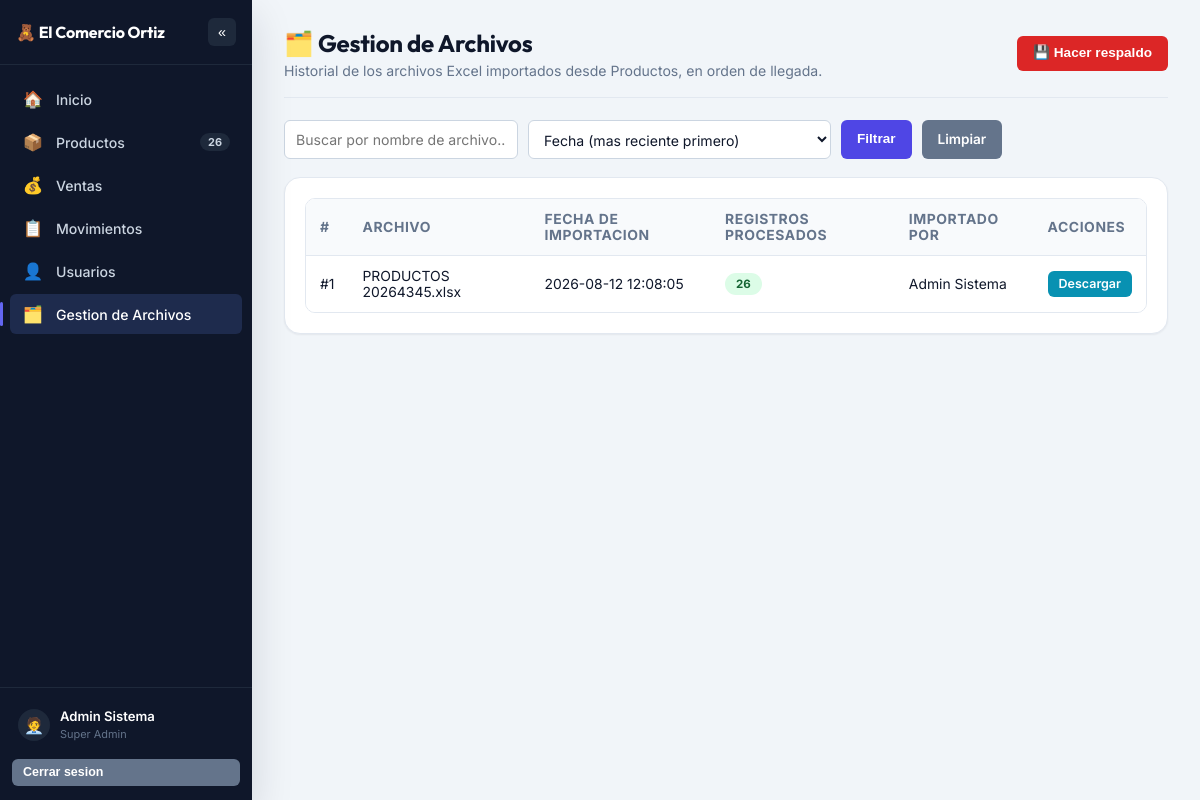
The app's page /archivos/ (signed in) with its own data.
### tables this page shows
CREATE TABLE archivos_importados (
    id_archivo INTEGER PRIMARY KEY AUTOINCREMENT,
    nombre_original TEXT NOT NULL,
    nombre_guardado TEXT NOT NULL,
    id_personal INTEGER REFERENCES personal(id_personal),
    registros_procesados INTEGER NOT NULL DEFAULT 0,
    fecha_importacion TEXT DEFAULT (datetime('now', 'localtime'))
);

### controllers/archivos_controller.py (the view)
@archivos_bp.route('/')
@roles_required(*ROLES_GESTION)
def index():
    busqueda = request.args.get('busqueda', '')
    orden = request.args.get('orden', '')
    archivos = archivos_model.get_all_archivos(busqueda=busqueda or None, orden=orden or None)
    return render_template(
        'archivos/archivos_view.html',
        archivos=archivos,
        busqueda=busqueda,
        orden_actual=orden or archivos_model.ORDEN_ARCHIVOS_DEFAULT,
    )

### models/archivos_model.py (called while the page is built)
def get_all_archivos(busqueda=None, orden=None):
    db = get_db()
    query = """
        SELECT a.*, per.nombres || ' ' || per.apellido_paterno AS personal_nombre
        FROM archivos_importados a
        LEFT JOIN personal per ON per.id_personal = a.id_personal
        WHERE 1 = 1
    """
    params = []
    if busqueda:
        query += " AND a.nombre_original LIKE ?"
        params.append(f"%{busqueda}%")
    orden_sql = resolver_orden_sql(orden, ORDENES_ARCHIVOS, ORDEN_ARCHIVOS_DEFAULT)
    query += f" ORDER BY {orden_sql}"
    return db.execute(query, params).fetchall()

### models/database.py (called while the page is built)
def get_db():
    if 'db' not in g:
        g.db = sqlite3.connect(current_app.config['DATABASE'])
        g.db.row_factory = sqlite3.Row
        g.db.execute('PRAGMA foreign_keys = ON')
    return g.db

### models/productos_model.py (called while the page is built)
def contar_productos():
    db = get_db()
    return db.execute("SELECT COUNT(*) AS c FROM productos").fetchone()['c']

def contar_faltantes():
    db = get_db()
    return db.execute("SELECT COUNT(*) AS c FROM productos WHERE cantidad < 0").fetchone()['c']

### models/ventas_model.py (called while the page is built)
def contar_pendientes(id_personal_filtro=None):
    db = get_db()
    if id_personal_filtro:
        return db.execute(
            "SELECT COUNT(*) AS c FROM ventas WHERE estado = 'Pendiente' AND id_personal_registro = ?",
            (id_personal_filtro,),
        ).fetchone()['c']
    return db.execute(
        "SELECT COUNT(*) AS c FROM ventas WHERE estado = 'Pendiente'"
    ).fetchone()['c']

### utilities/utilities.py (called while the page is built)
def roles_required(*roles_permitidos):
    def decorador(vista):
        @wraps(vista)
        def envoltura(*args, **kwargs):
            if 'id_personal' not in session:
                return redirect(url_for('auth.login'))
            if session.get('rol') not in roles_permitidos:
                flash('No tienes permisos para acceder a esa seccion.', 'danger')
                return redirect(url_for('inicio.index'))
            return vista(*args, **kwargs)
        return envoltura
    return decorador

def resolver_orden_sql(orden, opciones, default):
    return opciones.get(orden, opciones[default])

### templates/archivos/archivos_view.html (shortened to what this page needs)
{% extends "shared/base.html" %}
{% block content %}
    <div class="page-header">
        <div>
            <h1>🗂️ Gestion de Archivos</h1>
            <p class="subtitle">
                Historial de los archivos Excel importados desde Productos, en orden de llegada.
            </p>
        </div>
        <form action="{{ url_for('archivos.respaldo') }}" method="post">
            <button type="submit" class="btn btn-danger">💾 Hacer respaldo</button>
        </form>
    </div>
    <form method="get" class="filters">
        <input type="text" name="busqueda" placeholder="Buscar por nombre de archivo..." value="{{ busqueda }}">
        <select name="orden">
            <option value="fecha_desc" {{ 'selected' if orden_actual == 'fecha_desc' }}>Fecha (mas reciente primero)</option>
        </select>
        <button type="submit" class="btn btn-primary">Filtrar</button>
        <a href="{{ url_for('archivos.index') }}" class="btn btn-secondary">Limpiar</a>
    </form>
    <div class="card">
        {% if archivos %}
            <div class="table-scroll">
                <table>
                    <thead>
                        <tr>
                            <th>#</th>
                            <th>Archivo</th>
                            <th>Fecha de importacion</th>
                            <th>Registros procesados</th>
                            <th>Importado por</th>
                            <th>Acciones</th>
                        </tr>
                    </thead>
                    <tbody>
                        {% for a in archivos %}
                            <tr>
                                <td>#{{ a.id_archivo }}</td>
                                <td>{{ a.nombre_original }}</td>
                                <td>{{ a.fecha_importacion }}</td>
                                <td>
                                    <span class="badge {{ 'badge-activo' if a.registros_procesados > 0 else 'badge-inactivo' }}">
                                        {{ a.registros_procesados }}
                                    </span>
                                </td>
                                <td>{{ a.personal_nombre or 'Sistema' }}</td>
                                <td>
                                    <a href="{{ url_for('archivos.descargar_importacion', id_archivo=a.id_archivo) }}"
                                       class="btn btn-info btn-sm">
                                        Descargar
                                    </a>
                                </td>
                            </tr>
                        {% endfor %}
                    </tbody>
                </table>
            </div>
        {% else %}
            <div class="empty-state">
                Todavia no se ha importado ningun archivo.
                <br><br>
                <a href="{{ url_for('productos.index') }}" class="btn btn-success">Ir a Productos para importar</a>
            </div>
        {% endif %}
    </div>
{% endblock %}

### static/css/style.css (style rules this page uses)
:root { --bg: #f1f5f9; --surface: #ffffff; --surface-muted: #f8fafc; --border: #e2e8f0; --border-strong: #cbd5e1; --text: #0f172a; --text-muted: #64748b; --text-subtle: #94a3b8; --primary: #4f46e5; --primary-hover: #4338ca; --primary-soft: #eef2ff; --primary-soft-text: #4338ca; --success: #16a34a; --success-hover: #15803d; --success-soft: #dcfce7; --success-soft-text: #166534; --danger: #dc2626; --danger-hover: #b91c1c; --danger-soft: #fee2e2; --danger-soft-text: #991b1b; --warning: #d97706; --warning-hover: #b45309; --warning-soft: #fef3c7; --warning-soft-text: #92400e; --info: #0891b2; --info-hover: #0e7490; --info-soft: #cffafe; --info-soft-text: #155e75; --secondary: #64748b; --secondary-hover: #475569; --secondary-soft: #f1f5f9; --secondary-soft-text: #334155; --sidebar-bg: #0f172a; --sidebar-bg-active: #1e2b4d; --sidebar-bg-hover: #1e293b; --sidebar-border: #1e293b; --sidebar-text: #cbd5e1; --sidebar-text-muted: #64748b; --sidebar-accent: #6366f1; --radius-sm: 6px; --radius-md: 10px; --radius-lg: 16px; --radius-pill: 999px; --shadow-sm: 0 1px 2px rgba(15, 23, 42, 0.06); --shadow-md: 0 6px 16px rgba(15, 23, 42, 0.08); --shadow-lg: 0 16px 40px rgba(15, 23, 42, 0.14); --transition: 150ms ease; }
* { box-sizing: border-box; }
html, body { height: 100%; }
body { margin: 0; font-family: 'Inter', 'Segoe UI', system-ui, -apple-system, Roboto, Arial, sans-serif; background-color: var(--bg); color: var(--text); -webkit-font-smoothing: antialiased; }
h1, h2, h3, .font-display, .login-title { font-family: 'Outfit', 'Segoe UI', system-ui, sans-serif; color: var(--text); font-weight: 700; letter-spacing: -0.01em; }
a { color: inherit; }
.page-header { display: flex; justify-content: space-between; align-items: center; flex-wrap: wrap; gap: 12px; margin-bottom: 22px; padding-bottom: 18px; border-bottom: 1px solid var(--border); }
.page-header h1 { margin: 0; font-size: 1.5rem; }
.page-header > div > p, .page-header p.subtitle { margin: 4px 0 0; color: var(--text-muted); font-size: 0.88rem; }
.card { background: var(--surface); border: 1px solid var(--border); border-radius: var(--radius-lg); padding: 20px; box-shadow: var(--shadow-sm); margin-bottom: 22px; }
.btn { display: inline-flex; align-items: center; gap: 6px; border: none; border-radius: var(--radius-sm); padding: 9px 16px; font-size: 0.85rem; font-weight: 600; cursor: pointer; text-decoration: none; color: #fff; background-color: var(--secondary); transition: background var(--transition), box-shadow var(--transition), transform var(--transition); line-height: 1.2; }
.btn-primary { background-color: var(--primary); }
.btn-danger { background-color: var(--danger); }
.btn-secondary { background-color: var(--secondary); }
.btn-info { background-color: var(--info); }
.btn-sm { padding: 6px 11px; font-size: 0.78rem; }
.form-group input, .form-group select, .form-group textarea, .filters input, .filters select { padding: 9px 11px; border: 1px solid var(--border-strong); border-radius: var(--radius-sm); font-size: 0.88rem; background: var(--surface); color: var(--text); transition: border-color var(--transition), box-shadow var(--transition); font-family: inherit; }
.table-scroll { overflow-x: auto; width: 100%; border-radius: var(--radius-md); border: 1px solid var(--border); }
table { width: auto; min-width: 100%; border-collapse: collapse; background: var(--surface); }
thead { background-color: var(--surface-muted); }
th { color: var(--text-muted); font-size: 0.72rem; text-transform: uppercase; letter-spacing: 0.04em; font-weight: 700; }
th, td { padding: 12px 14px; text-align: left; font-size: 0.87rem; border-bottom: 1px solid var(--border); }
tbody tr { transition: background var(--transition); }
tbody tr:last-child td { border-bottom: none; }
.badge { display: inline-flex; align-items: center; gap: 4px; padding: 4px 11px; border-radius: var(--radius-pill); font-size: 0.72rem; font-weight: 700; letter-spacing: 0.01em; }
.badge-activo { background: var(--success-soft); color: var(--success-soft-text); }
.filters { display: flex; gap: 10px; flex-wrap: wrap; margin-bottom: 18px; }

### records on screen
archivos_importados: id_archivo "1", nombre_original "PRODUCTOS 20264345.xlsx", fecha_importacion "2026-08-12 12:08:05", registros_procesados "26", personal_nombre "Admin Sistema"

### other values on screen
{{ sidebar_total_productos }} "26"
{{ session.get('nombre_completo', '') }} "Admin Sistema"
{{ session.get('rol', '') }} "Super Admin"
